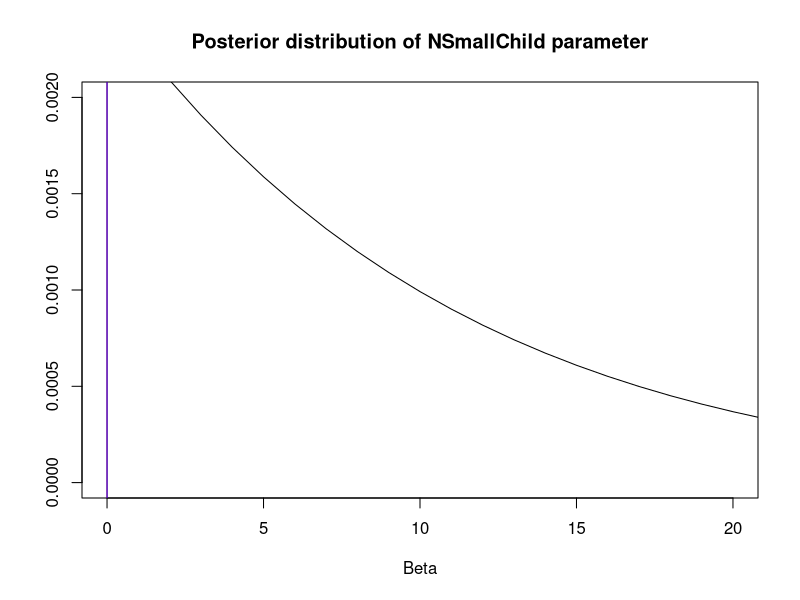

Generate this figure with R:
womenData = read.table("WomenWork.txt", header=TRUE)
library(mvtnorm)

######## A ########
# Added a zero in the model formula so that R doesn’t add an extra intercept
# A . in the model formula means to add all other variables in the dataset as features
glmModel <- glm(Work ~ 0 + ., data = womenData, family = binomial)


######## B ########
# Param setup
tau <- 10
nParams <- 8
mu <- as.vector(rep(0, nParams))
X <- as.matrix(womenData[,2:9])
y <- as.matrix(womenData[,1])
initVal <- as.vector(rep(0,nParams))
sigma <-  tau^2 * diag(nParams)
initBetas <- rep(0,nParams)


# Calculate the Log Posterior Logistic
logPost <- function(beta,y,X,mu,Sigma) {
  
  # Calculate predictions by multiplying data with betas
  pred <- X%*%beta
  
  # Log likelihood function, derived by taking the log of the likelihood function prod(e^pred*y/(1+e^pred))
  logLik <- sum(y * pred - log(1 + exp(pred)))
  
  # 
  logPrior <- dmvnorm(beta, matrix(0,nParams,1), Sigma, log=TRUE);
  
  return (logPrior + logLik)
}

OptimResults<-optim(initBetas,logPost,gr=NULL,y,X,mu,sigma,method=c("BFGS"),control=list(fnscale=-1),hessian=TRUE)

postCov <- -solve(OptimResults$hessian)
st_div <- sqrt(diag(postCov))
betaMode <- OptimResults$par
nSmallChild <- betaMode[7]
postDist <- dnorm(x = seq(0,10,0.01), mean = betaMode[7], sd = st_div[7])

# plot posterior distribution NSmallChild parameter
cred_int <- quantile(postDist, c(0.025, 0.975))
plot(postDist, 
     xlim = c(0,20),
     ylim = c(0,0.002),
     type = 'l', 
     xlab = 'Beta', 
     ylab = '', 
     main = 'Posterior distribution of NSmallChild parameter')
abline(v = cred_int[1], col='red')
abline(v = cred_int[2], col='blue')



########## C ###########
y <- c(constant = 1, 
       husbandInc = 10,
       educYears = 8, 
       expYears = 10,
       expYears2 = 1,
       age = 40, 
       nSmallChild = 1,
       nBigChild = 1)

n_draws <- 1000

predDist <- function(n, beta, sigma, y) {
  y_draws = c()
  for (i in 1:n) {
    #beta draw
    betaDraw = as.vector(rmvnorm(1, mean = beta, sigma = sigma))
    #probability
    p <- exp(y%*%betaDraw)/(1+exp(y%*%betaDraw))
    #prediction of y
    y_draw = rbinom(1, 1, p)
    y_draws = c(y_draws, y_draw)
  }
  return (y_draws)
}

draws = predDist(n_draws, betaMode, postCov, y)
workProb <- sum(draws == 1)

